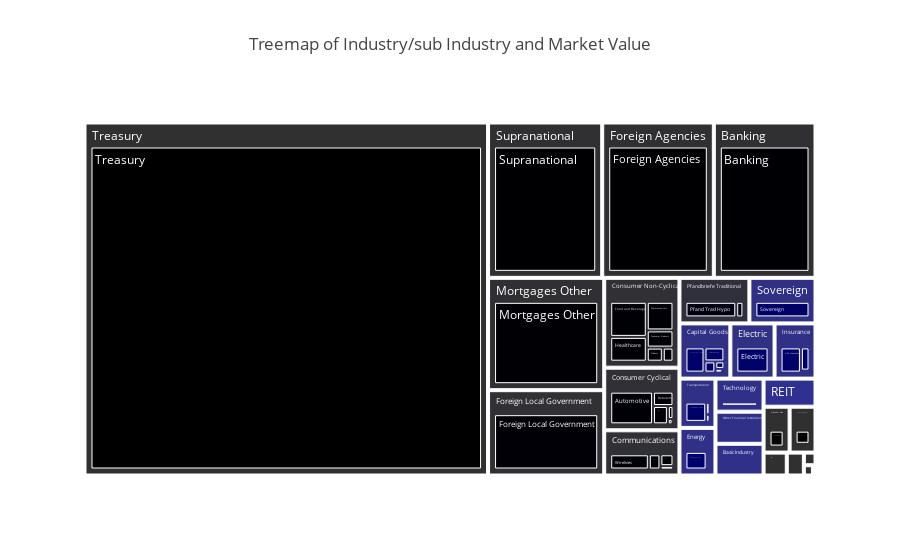

Notebook code for this chart:
### Code cell
# Grouping by Barclays Industry	and Barclays Sub Industry EUR
grouped_df_eur2= port_eur.groupby(by=['Barclays Industry','Barclays Sub Industry'])['Market Value'].sum().reset_index()

fig5 = px.treemap(grouped_df_eur2, 
                 path=['Barclays Industry','Barclays Sub Industry'], 
                 values='Market Value', 
                 title="Treemap of Industry/sub Industry and Market Value")

fig5.show()

### Figure 1 — Plotly figure (JSON) as saved in the notebook; plotly's stock layout.template omitted (floating-point values rounded to 4 significant figures)
{"data": [{"branchvalues": "total", "domain": {"x": [0, 1], "y": [0, 1]}, "hovertemplate": "labels=%{label}<br>Market Value=%{value}<br>parent=%{parent}<br>id=%{id}<extra></extra>", "ids": ["Capital Goods/Aerospace/Defense", "Transportation/Airlines", "Consumer Cyclical/Automotive", "Banking/Banking", "Brokerage/Asset Managers/Exchanges/Brokerage/Asset Managers/Exchanges", "Capital Goods/Building Materials", "Communications/Cable and Satellite", "Basic Industry/Chemicals", "Capital Goods/Construction Machinery", "Consumer Cyclical/Consumer Cyclical Services", "Consumer Non-Cyclical/Consumer Products", "Capital Goods/Diversified Manufacturing", "Electric/Electric", "Capital Goods/Environmental", "Finance Companies/Finance Companies", "Consumer Non-Cyclical/Food and Beverage", "Foreign Agencies/Foreign Agencies", "Foreign Local Government/Foreign Local Government", "Consumer Cyclical/Gaming", "Consumer Non-Cyclical/Healthcare", "Insurance/Healthcare Insurance", "REIT/Healthcare REIT", "Energy/Independent Energy", "Energy/Integrated Energy", "Insurance/Life Insurance", "Consumer Cyclical/Lodging", "Communications/Media and Entertainment", "Basic Industry/Metals and Mining", "Energy/Midstream", "Mortgages Other/Mortgages Other", "Natural Gas/Natural Gas", "REIT/Office REIT", "Energy/Oil Field Services", "Other Financial Institutions/Other Financial Institutions", "Other Industry/Other Industry", "REIT/Other REIT", "Other Utility/Other Utility", "Capital Goods/Packaging", "Basic Industry/Paper", "Pfandbriefe Jumbo/Pfand Jumbo Hypo", "Pfandbriefe Jumbo/Pfand Jumbo Oeffen", "Pfandbriefe Traditional/Pfand Trad Hypo", "Pfandbriefe Traditional/Pfand Trad Oeffen", "Consumer Non-Cyclical/Pharmaceuticals", "Insurance/Property & Casualty", "Transportation/Railroads", "Energy/Refining", "Consumer Cyclical/Restaurants", "REIT/Retail REIT", "Consumer Cyclical/Retailers", "Sovereign/Sovereign", "Consumer Non-Cyclical/Supermarkets", "Supranational/Supranational", "Technology/Technology", "Consumer Non-Cyclical/Tobacco", "Transportation/Transportation Services", "Treasury/Treasury", "ABS Other/Whole Business", "Communications/Wireless", "Communications/Wirelines", "ABS Other", "Banking", "Basic Industry", "Brokerage/Asset Managers/Exchanges", "Capital Goods", "Communications", "Consumer Cyclical", "Consumer Non-Cyclical", "Electric", "Energy", "Finance Companies", "Foreign Agencies", "Foreign Local Government", "Insurance", "Mortgages Other", "Natural Gas", "Other Financial Institutions", "Other Industry", "Other Utility", "Pfandbriefe Jumbo", "Pfandbriefe Traditional", "REIT", "Sovereign", "Supranational", "Technology", "Transportation", "Treasury"], "labels": ["Aerospace/Defense", "Airlines", "Automotive", "Banking", "Brokerage/Asset Managers/Exchanges", "Building Materials", "Cable and Satellite", "Chemicals", "Construction Machinery", "Consumer Cyclical Services", "Consumer Products", "Diversified Manufacturing", "Electric", "Environmental", "Finance Companies", "Food and Beverage", "Foreign Agencies", "Foreign Local Government", "Gaming", "Healthcare", "Healthcare Insurance", "Healthcare REIT", "Independent Energy", "Integrated Energy", "Life Insurance", "Lodging", "Media and Entertainment", "Metals and Mining", "Midstream", "Mortgages Other", "Natural Gas", "Office REIT", "Oil Field Services", "Other Financial Institutions", "Other Industry", "Other REIT", "Other Utility", "Packaging", "Paper", "Pfand Jumbo Hypo", "Pfand Jumbo Oeffen", "Pfand Trad Hypo", "Pfand Trad Oeffen", "Pharmaceuticals", "Property & Casualty", "Railroads", "Refining", "Restaurants", "Retail REIT", "Retailers", "Sovereign", "Supermarkets", "Supranational", "Technology", "Tobacco", "Transportation Services", "Treasury", "Whole Business", "Wireless", "Wirelines", "ABS Other", "Banking", "Basic Industry", "Brokerage/Asset Managers/Exchanges", "Capital Goods", "Communications", "Consumer Cyclical", "Consumer Non-Cyclical", "Electric", "Energy", "Finance Companies", "Foreign Agencies", "Foreign Local Government", "Insurance", "Mortgages Other", "Natural Gas", "Other Financial Institutions", "Other Industry", "Other Utility", "Pfandbriefe Jumbo", "Pfandbriefe Traditional", "REIT", "Sovereign", "Supranational", "Technology", "Transportation", "Treasury"], "name": "", "parents": ["Capital Goods", "Transportation", "Consumer Cyclical", "Banking", "Brokerage/Asset Managers/Exchanges", "Capital Goods", "Communications", "Basic Industry", "Capital Goods", "Consumer Cyclical", "Consumer Non-Cyclical", "Capital Goods", "Electric", "Capital Goods", "Finance Companies", "Consumer Non-Cyclical", "Foreign Agencies", "Foreign Local Government", "Consumer Cyclical", "Consumer Non-Cyclical", "Insurance", "REIT", "Energy", "Energy", "Insurance", "Consumer Cyclical", "Communications", "Basic Industry", "Energy", "Mortgages Other", "Natural Gas", "REIT", "Energy", "Other Financial Institutions", "Other Industry", "REIT", "Other Utility", "Capital Goods", "Basic Industry", "Pfandbriefe Jumbo", "Pfandbriefe Jumbo", "Pfandbriefe Traditional", "Pfandbriefe Traditional", "Consumer Non-Cyclical", "Insurance", "Transportation", "Energy", "Consumer Cyclical", "REIT", "Consumer Cyclical", "Sovereign", "Consumer Non-Cyclical", "Supranational", "Technology", "Consumer Non-Cyclical", "Transportation", "Treasury", "ABS Other", "Communications", "Communications", "", "", "", "", "", "", "", "", "", "", "", "", "", "", "", "", "", "", "", "", "", "", "", "", "", "", ""], "type": "treemap", "values": [18010000.0, 7677000.0, 165300000.0, 818600000.0, 27590000.0, 41310000.0, 8047000.0, 60090000.0, 10070000.0, 32140000.0, 42420000.0, 71350000.0, 126500000.0, 1122000.0, 4831000.0, 118600000.0, 898300000.0, 513700000.0, 508200.0, 83910000.0, 2836000.0, 1830000.0, 4016000.0, 78330000.0, 82440000.0, 2952000.0, 28280000.0, 11600000.0, 479400.0, 676400000.0, 61970000.0, 14940000.0, 3974000.0, 80070000.0, 7649000.0, 31220000.0, 20280000.0, 3851000.0, 7352000.0, 50800000.0, 10780000.0, 144800000.0, 20430000.0, 70550000.0, 31890000.0, 4803000.0, 2084000.0, 8569000.0, 27550000.0, 34660000.0, 156100000.0, 13850000.0, 919200000.0, 82320000.0, 20910000.0, 79440000.0, 7383000000.0, 1362000.0, 32340000.0, 107600000.0, 1362000.0, 818600000.0, 79040000.0, 27590000.0, 145700000.0, 176200000.0, 244200000.0, 350300000.0, 126500000.0, 88880000.0, 4831000.0, 898300000.0, 513700000.0, 117200000.0, 676400000.0, 61970000.0, 80070000.0, 7649000.0, 20280000.0, 61580000.0, 165200000.0, 75550000.0, 156100000.0, 919200000.0, 82320000.0, 91920000.0, 7383000000.0]}], "layout": {"legend": {"tracegroupgap": 0}, "title": {"text": "Treemap of Industry/sub Industry and Market Value"}}}
